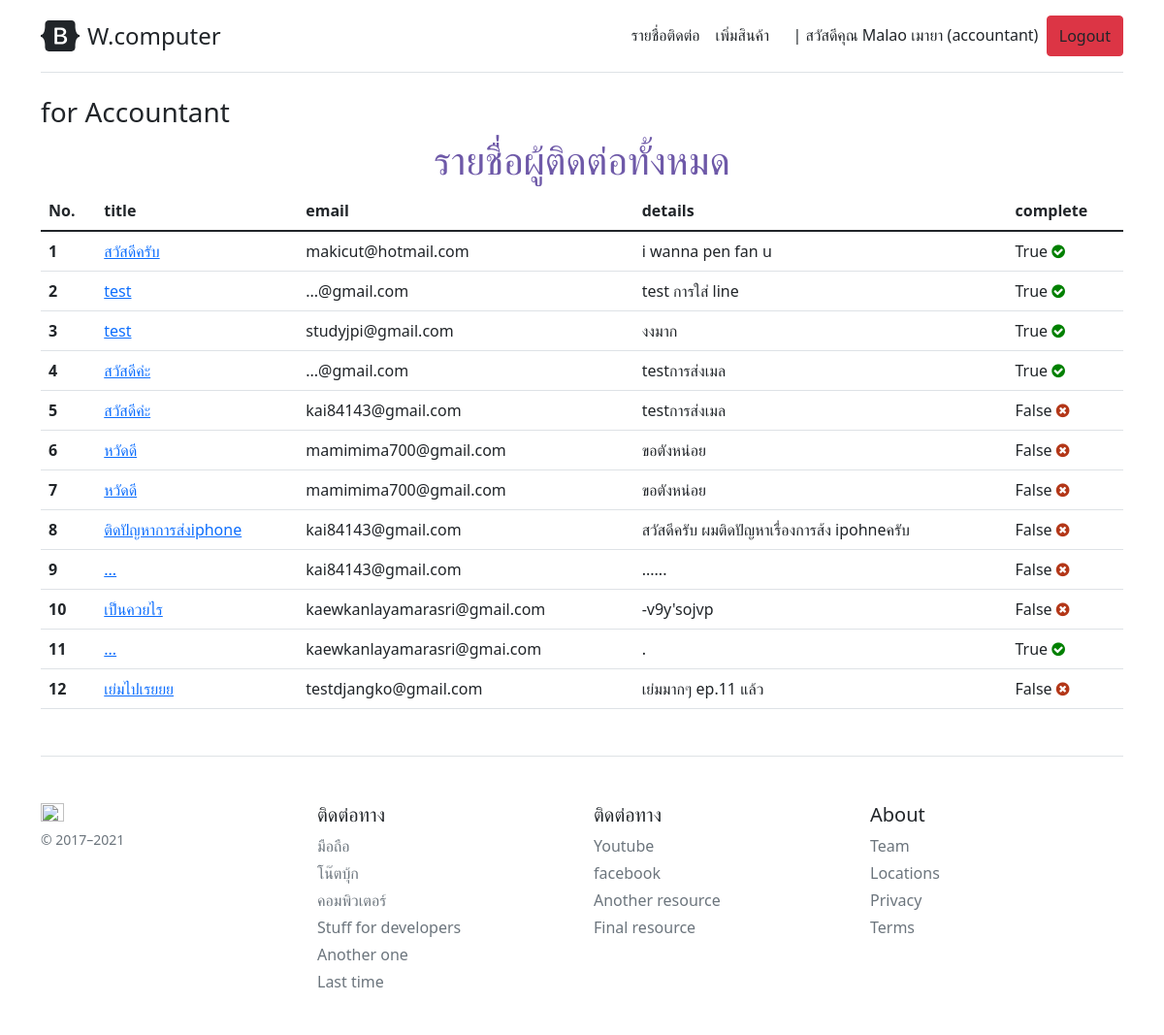
/accountant/ (signed in), run on the app's committed database.
### company/models.py (models this page shows, shortened)
class Profile(models.Model):
    user = models.OneToOneField(User,on_delete=models.CASCADE)
    usertype = models.CharField(max_length=100,default='member')
    point = models.IntegerField(default=0)
    mobile = models.CharField(max_length=20,null=True,blank=True)
    verified = models.BooleanField(default=False)
    verify_token = models.CharField(max_length = 50,default = 'No token')

class ContactList(models.Model):
    title = models.CharField(max_length=200)
    email = models.CharField(max_length=200)
    detail = models.TextField(null=True, blank=True)
    complete  = models.BooleanField(default=False) #บอกว่าเราจัดการกับรายการนี้เรียบร้อยแล้ว

### company/views.py (the view)
# urls.py: path('accountant/',Accountant,name = 'accountant-page'), #www.W.computer/accuntat
@login_required
def Accountant(request):
    allow_user = ['accountant','admin']
    if request.user.profile.usertype not in allow_user:
        return redirect('home-page')
    contact = ContactList.objects.all() # ดึง ContactListมาใช้
    context = {'contact':contact}
    return render(request, 'company/accountant.html',context)

### company/template/company/accountant.html (shortened to what this page needs)
{% extends 'company/base.html'%}
{%block content %}
<h3>for Accountant </h3>
<center>
    <h1 style="color: #6e59a8 ;">
            รายชื่อผู้ติดต่อทั้งหมด
    </h1>
</center>
<table class="table">
    <thead class="thead-dark">
        <tr>
            <th scope="col">No.</th>
            <th scope="col">title</th>
            <th scope="col">email</th>
            <th scope="col">details</th>
            <th scope="col">complete</th>
        </tr>
    </thead>
    <tbody>
        {% for ct in contact %}
        <tr>
            <th scope="row">{{forloop.counter}}</th>
            <td><a href="{% url 'action-page' ct.id %}">{{ct.title}}</a></td>
            <td>{{ct.email}}</td>
            <td>{{ct.detail}}</td>
            {% if ct.complete == True %}
                <td>{{ct.complete}} <i class="fa fa-check-circle" style="font-size:16px;color:green"></i></td>
            {% else %}
                <td>{{ct.complete}} <i class="fa fa-times-circle" style="font-size:16px;color:rgb(179, 55, 24)"></i></td>
            {% endif %}
        </tr>
        {% endfor %}
    </tbody>
</table>
{% endblock content %}

### company/template/company/base.html (shortened to what this page needs)
{% load static %}
<!doctype html>
<html lang="en">
  <head>
<link rel="stylesheet" href="https://cdn.jsdelivr.net/npm/bootstrap@5.1.3/dist/css/bootstrap.min.css">
<link rel="stylesheet" href="https://cdnjs.cloudflare.com/ajax/libs/font-awesome/4.7.0/css/font-awesome.min.css">
    <link href="https://getbootstrap.com/docs/5.1/examples/pricing/pricing.css" rel="stylesheet">
  </head>
  <body>
<div class="container py-3">
  <header>
    <div class="d-flex flex-column flex-md-row align-items-center pb-3 mb-4 border-bottom">
      <a href="/" class="d-flex align-items-center text-dark text-decoration-none">
        <span class="fs-4">W.computer</span>
      </a>
      <nav class="d-inline-flex mt-2 mt-md-0 ms-md-auto">
        {% if user.profile.usertype == "accountant"%}
          <a class = "me-3 py-2 text-dark text-decoration-none" href="{% url 'accountant-page' %}">รายชื่อติดต่อ </a>
          <a class = "me-3 py-2 text-dark text-decoration-none" href="{% url 'add-product' %}">เพิ่มสินค้า </a>
        {%  endif %}
        {% if user.is_authenticated %}
          &nbsp;&nbsp;<a class="py-2 text-dark text-decoration-none " href="{% url 'profile-page' %}">| สวัสดีคุณ {{user.first_name}} {{user.last_name}}
            ({{user.profile.usertype}})</a>
          &nbsp;&nbsp;<a class="py-2 text-dark text-decoration-none btn btn-danger" href="{% url 'logout' %}">Logout</a>
        {% else %}
          &nbsp;&nbsp;<a class="py-2 text-dark text-decoration-none btn btn-primary" href="{% url 'login' %}">Login</a>
        {% endif %}
      </nav>
    </div>
  </header>
  <main>
    {% block content %}
    {% endblock content %}
  </main>
  <footer class="pt-4 my-md-5 pt-md-5 border-top">
    <div class="row">
      <div class="col-12 col-md">
        <img class="mb-2" src="https://getbootstrap.com/docs/5.1/assets/brand/bootstrap-logo.svg" alt="" width="24" height="19">
        <small class="d-block mb-3 text-muted">&copy; 2017–2021</small>
      </div>
      <div class="col-6 col-md">
        <h5>ติดต่อทาง</h5>
        <ul class="list-unstyled text-small">
          <li class="mb-1"><a class="link-secondary text-decoration-none" href="#">มือถือ</a></li>
          <li class="mb-1"><a class="link-secondary text-decoration-none" href="#">โน๊ตบุ้ก</a></li>
          <li class="mb-1"><a class="link-secondary text-decoration-none" href="#">คอมพิวเตอร์ </a></li>
          <li class="mb-1"><a class="link-secondary text-decoration-none" href="#">Stuff for developers</a></li>
          <li class="mb-1"><a class="link-secondary text-decoration-none" href="#">Another one</a></li>
          <li class="mb-1"><a class="link-secondary text-decoration-none" href="#">Last time</a></li>
        </ul>
      </div>
      <div class="col-6 col-md">
        <h5>ติดต่อทาง</h5>
        <ul class="list-unstyled text-small">
          <li class="mb-1"><a class="link-secondary text-decoration-none"  target="_blank" href="https://www.youtube.com/channel/UCm03p8JqLg8tsljn0L4FfHg">Youtube</a></li>
          <li class="mb-1"><a class="link-secondary text-decoration-none" href="#">facebook</a></li>
          <li class="mb-1"><a class="link-secondary text-decoration-none" href="#">Another resource</a></li>
          <li class="mb-1"><a class="link-secondary text-decoration-none" href="#">Final resource</a></li>
        </ul>
      </div>
      <div class="col-6 col-md">
        <h5>About</h5>
        <ul class="list-unstyled text-small">
          <li class="mb-1"><a class="link-secondary text-decoration-none" href="#">Team</a></li>
          <li class="mb-1"><a class="link-secondary text-decoration-none" href="#">Locations</a></li>
          <li class="mb-1"><a class="link-secondary text-decoration-none" href="#">Privacy</a></li>
          <li class="mb-1"><a class="link-secondary text-decoration-none" href="{% url 'my-team' %}">Terms</a></li>
        </ul>
      </div>
    </div>
  </footer>
</div>
  </body>
</html>

### data on the page
ContactList: title "สวัสดีครับ", email "makicut@hotmail.com", detail "i wanna pen fan u", complete "True"
ContactList: title "test", email "...@gmail.com", detail "test การใส่ line", complete "True"
ContactList: title "test", email "studyjpi@gmail.com", detail "งงมาก", complete "True"
ContactList: title "สวัสดีค่ะ", email "...@gmail.com", detail "testการส่งเมล", complete "True"
ContactList: title "สวัสดีค่ะ", email "kai84143@gmail.com", detail "testการส่งเมล", complete "False"
ContactList: title "หวัดดี", email "mamimima700@gmail.com", detail "ขอตังหน่อย", complete "False"
ContactList: title "หวัดดี", email "mamimima700@gmail.com", detail "ขอตังหน่อย", complete "False"
ContactList: title "ติดปัญหาการส่งiphone", email "kai84143@gmail.com", detail "สวัสดีครับ ผมติดปัญหาเรื่องการส้ง ipohneครับ", complete "False"
ContactList: title "...", email "kai84143@gmail.com", detail "......", complete "False"
ContactList: title "เป็นควยไร", email "kaewkanlayamarasri@gmail.com", detail "-v9y'sojvp", complete "False"
ContactList: title "...", email "kaewkanlayamarasri@gmai.com", detail ".", complete "True"
ContactList: title "เย่มไปเรยยย", email "testdjangko@gmail.com", detail "เย่มมากๆ ep.11 แล้ว", complete "False"

### other printed values
{{ user.first_name }} "Malao"
{{ user.last_name }} "เมายา"
{{ user.profile.usertype }} "accountant"
